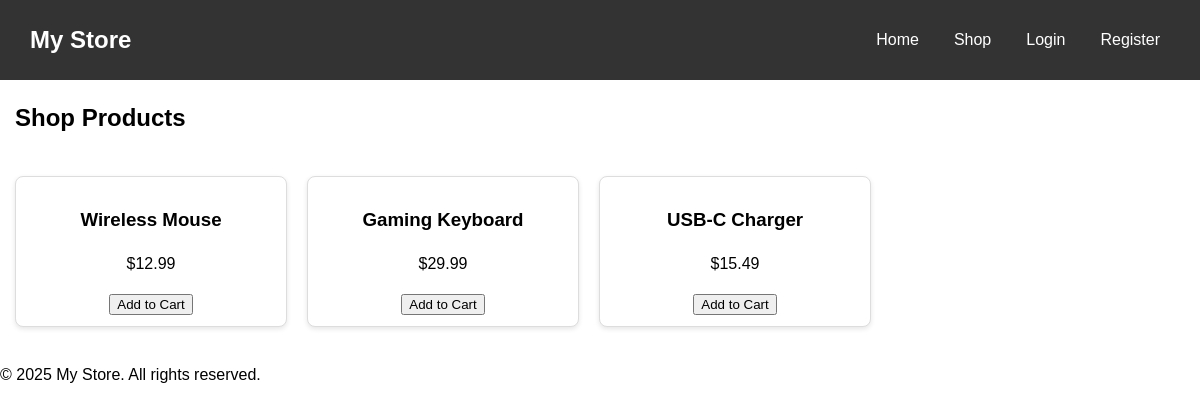
The page / on the database its author committed.
### tables this page shows
CREATE TABLE products (
    id INTEGER PRIMARY KEY AUTOINCREMENT,
    name TEXT NOT NULL,
    price REAL NOT NULL,
    description TEXT NOT NULL
, seller_id INTEGER, inventory INTEGER DEFAULT 0);

### app.py (the view)
@app.route('/')
def home():
    products = db.get_all_products()
    return render_template('shop.html', products=products)

### app.py (called while the page is built)
@app.context_processor
def inject_csrf_token():
    return dict(csrf_token=generate_csrf)

### db/database.py (called while the page is built)
    def connect(self):
        conn = sqlite3.connect(self.db_path, timeout=10, check_same_thread=False)
        conn.row_factory = sqlite3.Row
        return conn

    def get_all_products(self):
        with self.connect() as conn:
            products = conn.execute("SELECT * FROM products").fetchall()
        return [dict(row) for row in products]

### templates/shop.html (shortened to what this page needs)
{% extends "base.html" %}
{% block content %}
<section id="products">
  <h2>Shop Products</h2>
  <div class="product-list">
    {% for product in products %}
      <div class="product-item"
     onclick="window.location.href=`{{ url_for('product_detail', product_id=product.id) }}`"
     style="cursor:pointer;">
          <h3>{{ product.name }}</h3>
        <p>${{ product.price }}</p>
        <form action="{{ url_for('add_to_cart', product_id=product.id) }}" method="POST">
          <button type="submit">Add to Cart</button>
        </form>
      </div>
    {% endfor %}
  </div>
</section>
{% endblock %}

### static/styles.css (style rules this page uses)
body { font-family: Arial, sans-serif; line-height: 1.5; margin: 0px }
#products { margin: 15px; }
.product-list { display: flex; flex-wrap: wrap; gap: 20px; padding: 20px 0; }
.product-item { flex: 1 1 200px; max-width: 250px; border: 1px solid #ddd; padding: 10px; text-align: center; box-shadow: 0 2px 5px rgba(0, 0, 0, 0.1); border-radius: 8px; background-color: #fff; transition: transform 0.2s; }

### rows shown on the page
products: name "Wireless Mouse", price "12.99"
products: name "Gaming Keyboard", price "29.99"
products: name "USB-C Charger", price "15.49"
